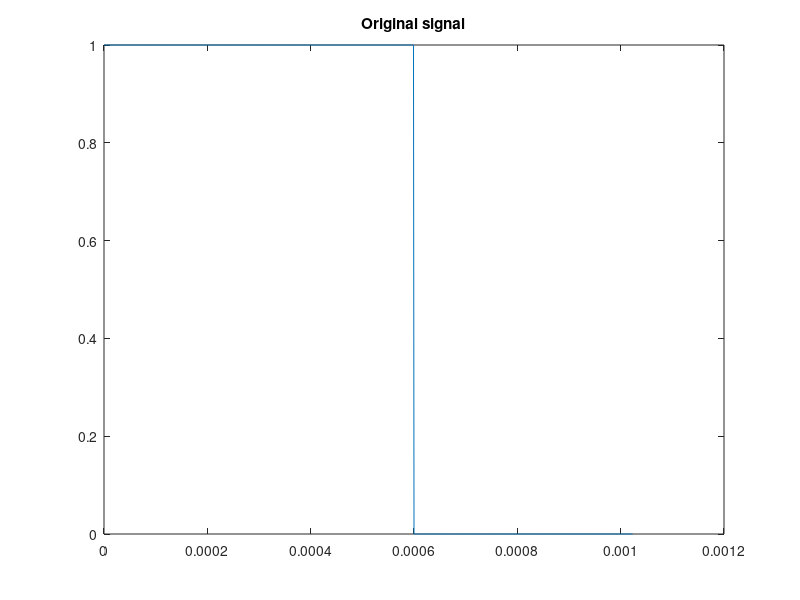
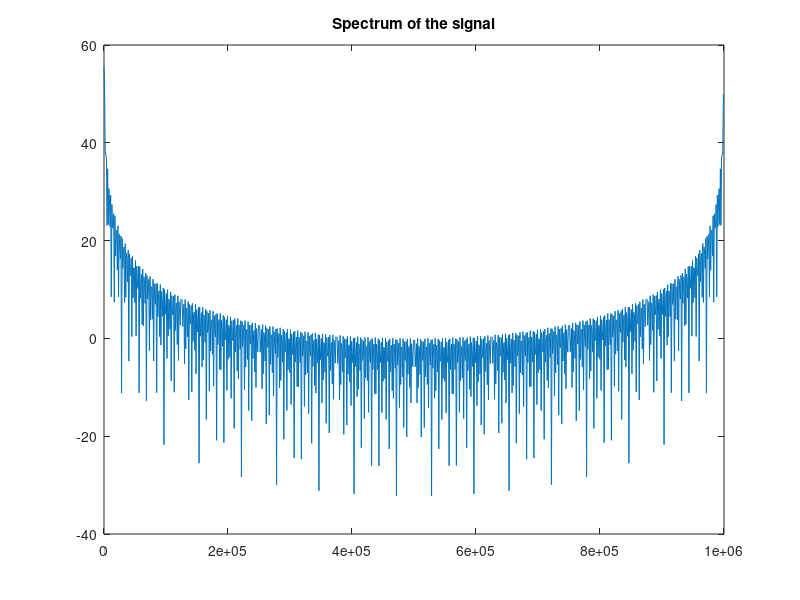
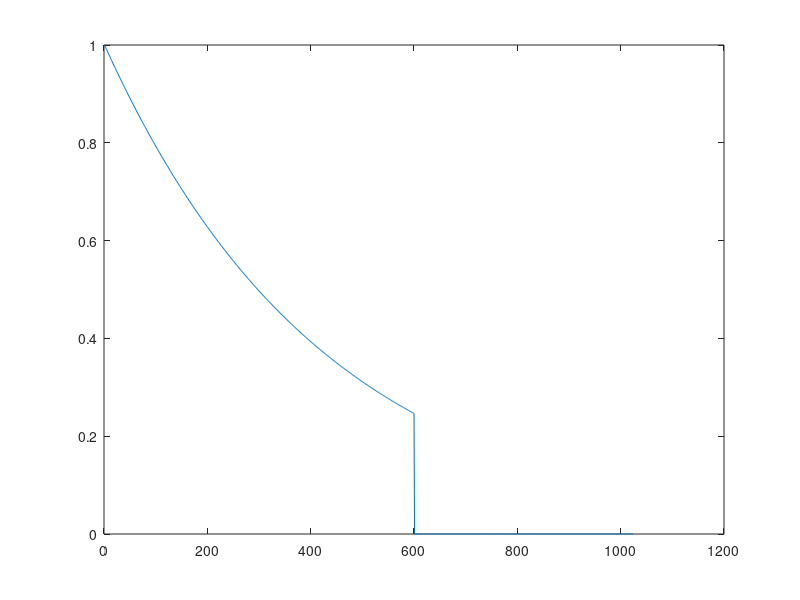
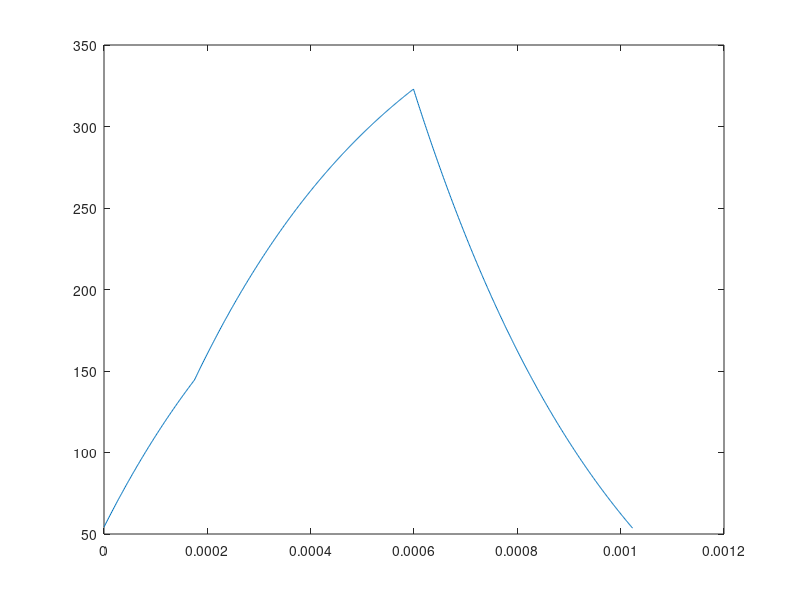

The MATLAB source for these figures, in order:
close all;
% We want to construct a pulse shape which would satisfy the Nyquist theorem
% from the lectures.

% We start with time and frequency scales
duration = 0.001024; # I wanted 1024 samples, for more effective FFT.
sampling_rate = 1000000;
dt =  1/sampling_rate;
num_samples = sampling_rate*duration;
times = (0:num_samples-1)*dt;
df = 1/duration;
frequencies =  (0:num_samples-1)*df;

f = sampling_rate/256;

% Here you may switch between sine signal and a rectangular pulse. Both sine and
% pulse will show the nasty properties of the DFT (FFT).
sine_sig = false;
% Here you may modify sine signal frequency and see how it spoils the spectrum.
% If you put 1(one), for example, below, it will spoil the spectrum, and some
% form of 1/f will appear instead of -300dB beauty which used to be.
# "df/2" must be the worst case of this shift_the_freq.
shift_the_freq = df/2;

% Here we may switch between a long exp(-t) transfer function and a short rectangular one
long_transfer = true;

% making the signal
if (sine_sig)

  original_sig = sin(2*pi*times*(f+shift_the_freq));
else
  singal_start = 1;
  signal_len = 600;
  original_sig = zeros(1,length(times));
  original_sig(singal_start:singal_start+signal_len-1)= ones(1,signal_len);
endif

% Showing the signal
figure();
plot(times,original_sig);
title('Original signal');

% Showing the signal's spectrum
figure()
sp = fft(original_sig);
plot(frequencies,20*log10(abs(sp)));
title('Spectrum of the signal');

% Making a model of our transfer function (signal with which we'll convlolve).
if (long_transfer)
transfer_function = zeros(1,length(times));
transfer_function(1:600)= exp(-linspace(0,1.4,600));
else
transfer_function = zeros(1,length(times));
transfer_function(200:300)= ones(1,101);
endif

figure();
plot(transfer_function);

% Making our convolution (in fact, circular convolution).
presumably_convolved = ifft(sp.*fft(transfer_function));

% Showing the signal after the circular convolution.
figure()
plot(times,real(presumably_convolved))

